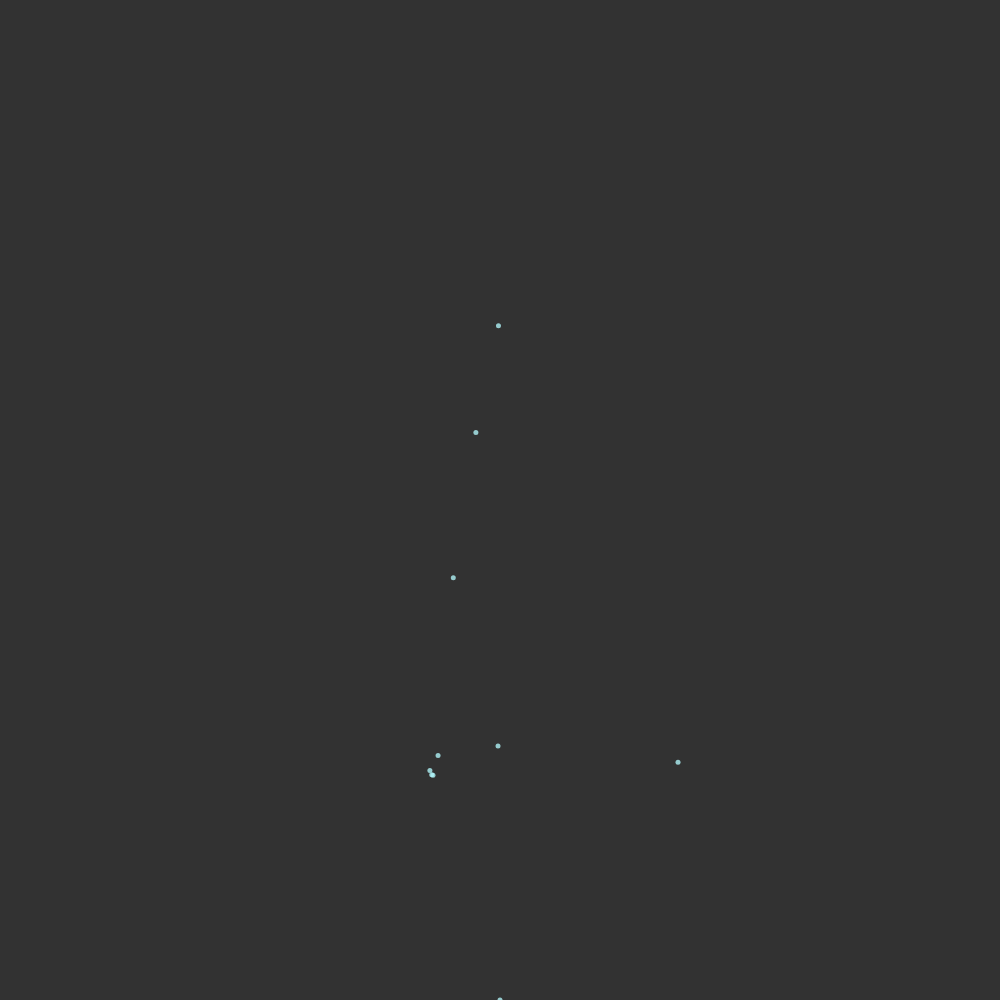
Frame 1 (no input)
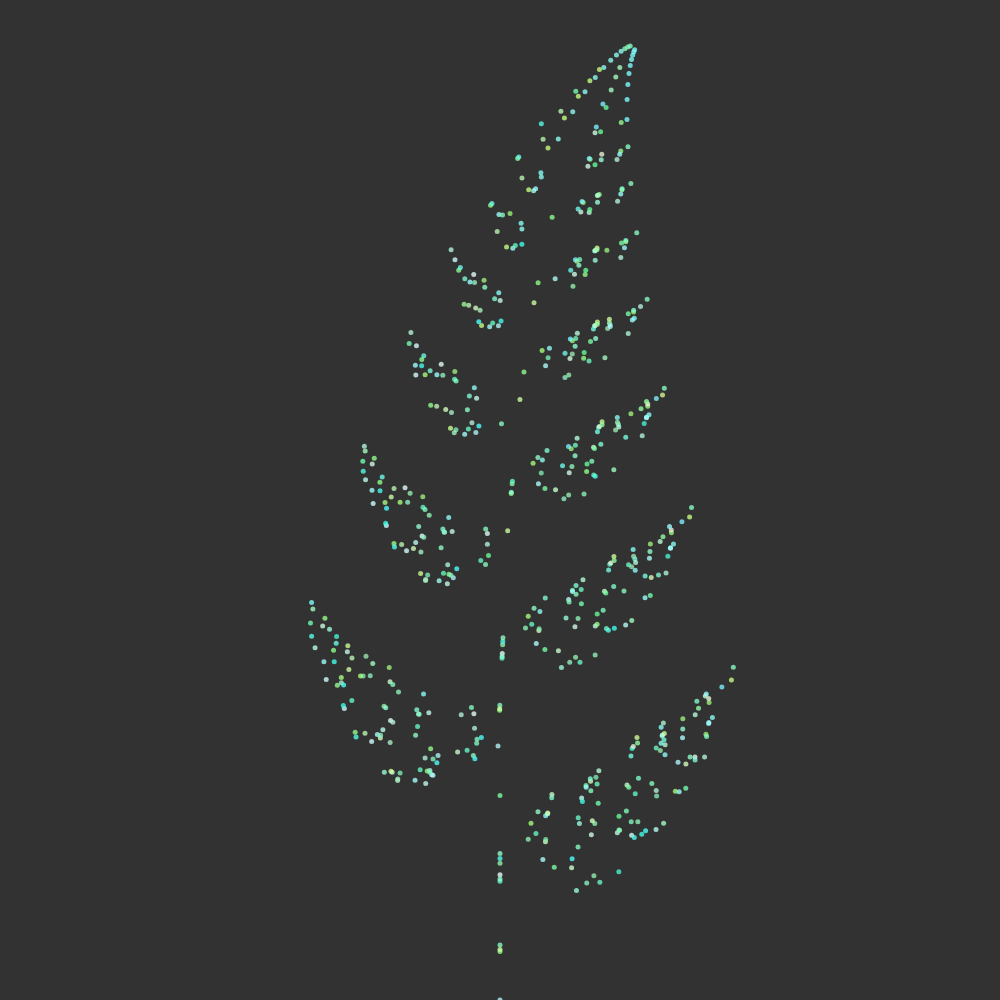
Frame 60 (no input)
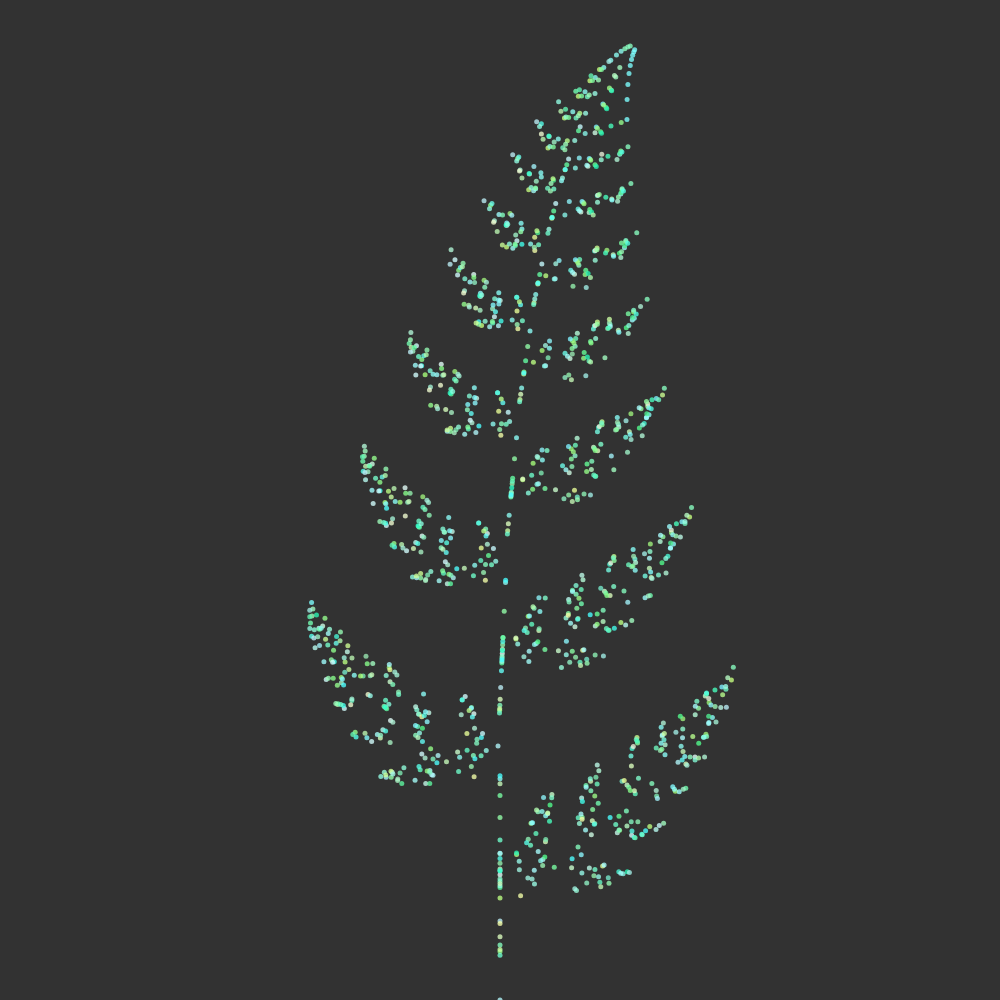
Frame 120 (the mouse pressed at the canvas centre since frame 60)

The p5.js sketch that drew these frames (run headless with seeded random() and noise() and a simulated clock; from frame 60 on, the mouse is pressed at the canvas centre):

// p5.js sketch
// ── sketch.js
;(()=>{
"use strict";
let x = 0.5
let y = 0
let nx = 0
let ny = 0
let scale = 800
const Boost = 10

let width = 0, height = 0;

window.setup = ()=>{
    const size = windowWidth > windowHeight ? windowHeight : windowWidth;
    width = size;
    height = size;
    scale = size;
    createCanvas(width, height);
    background(50);  // 黒っぽい背景のほうが見やすい？？どうだろう
    frameRate(120);
}

window.draw = ()=>{
    translate(width / 2, height);
    stroke(150+40*randomGaussian(), 255+10*randomGaussian(), 200+40*randomGaussian(),200);
    strokeWeight(5);
    for (let s = 0; s < Boost; s++) {
        const r = random(1);
        if (r < 0.02) {
            nx = 0.5;
            ny = 0.27 * y;
        } else if (r <= 0.17) {
            nx = -0.139 * x + 0.263 * y + 0.57;
            ny = 0.246 * x + 0.224 * y - 0.036;
        } else if (r <= 0.3) {
            nx = 0.17 * x - 0.215 * y + 0.408;
            ny = 0.222 * x + 0.176 * y + 0.0893;
        } else {
            nx = 0.781 * x + 0.034 * y + 0.1075;
            ny = -0.032 * x + 0.739 * y + 0.27;
        }
        point((x - 0.5) * scale, -y * scale);
        x = nx;
        y = ny;
    }
}
})();
